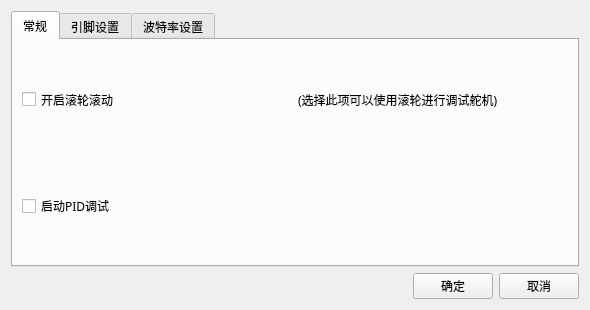
<?xml version="1.0" encoding="UTF-8"?>
<ui version="4.0">
 <class>Setting</class>
 <widget class="QWidget" name="Setting">
  <property name="geometry">
   <rect>
    <x>0</x>
    <y>0</y>
    <width>590</width>
    <height>310</height>
   </rect>
  </property>
  <property name="windowTitle">
   <string>Form</string>
  </property>
  <layout class="QGridLayout" name="gridLayout_4">
   <item row="1" column="0">
    <layout class="QHBoxLayout" name="horizontalLayout">
     <item>
      <spacer name="horizontalSpacer">
       <property name="orientation">
        <enum>Qt::Horizontal</enum>
       </property>
       <property name="sizeHint" stdset="0">
        <size>
         <width>40</width>
         <height>20</height>
        </size>
       </property>
      </spacer>
     </item>
     <item>
      <widget class="QPushButton" name="okButton">
       <property name="font">
        <font>
         <family>微软雅黑</family>
        </font>
       </property>
       <property name="text">
        <string>确定</string>
       </property>
      </widget>
     </item>
     <item>
      <widget class="QPushButton" name="cancelButton">
       <property name="font">
        <font>
         <family>微软雅黑</family>
        </font>
       </property>
       <property name="text">
        <string>取消</string>
       </property>
      </widget>
     </item>
    </layout>
   </item>
   <item row="0" column="0">
    <widget class="QTabWidget" name="tabWidget">
     <property name="font">
      <font>
       <family>微软雅黑</family>
      </font>
     </property>
     <property name="currentIndex">
      <number>0</number>
     </property>
     <property name="movable">
      <bool>false</bool>
     </property>
     <widget class="QWidget" name="teb_2">
      <attribute name="title">
       <string>常规</string>
      </attribute>
      <layout class="QVBoxLayout" name="verticalLayout_2">
       <item>
        <layout class="QHBoxLayout" name="horizontalLayout_2">
         <item>
          <widget class="QCheckBox" name="wheelBox">
           <property name="sizePolicy">
            <sizepolicy hsizetype="Minimum" vsizetype="Expanding">
             <horstretch>0</horstretch>
             <verstretch>0</verstretch>
            </sizepolicy>
           </property>
           <property name="text">
            <string>开启滚轮滚动</string>
           </property>
          </widget>
         </item>
         <item>
          <widget class="QLabel" name="label">
           <property name="text">
            <string>(选择此项可以使用滚轮进行调试舵机)</string>
           </property>
          </widget>
         </item>
        </layout>
       </item>
       <item>
        <widget class="QCheckBox" name="isPIDopenBox">
         <property name="sizePolicy">
          <sizepolicy hsizetype="Minimum" vsizetype="Expanding">
           <horstretch>0</horstretch>
           <verstretch>0</verstretch>
          </sizepolicy>
         </property>
         <property name="text">
          <string>启动PID调试</string>
         </property>
        </widget>
       </item>
      </layout>
     </widget>
     <widget class="QWidget" name="tab">
      <attribute name="title">
       <string>引脚设置</string>
      </attribute>
      <layout class="QGridLayout" name="gridLayout_2">
       <item row="0" column="0">
        <layout class="QGridLayout" name="gridLayout">
         <item row="0" column="0">
          <layout class="QHBoxLayout" name="horizontalLayout_52">
           <item>
            <widget class="QLabel" name="label_70">
             <property name="font">
              <font>
               <family>微软雅黑</family>
              </font>
             </property>
             <property name="text">
              <string>Group1</string>
             </property>
            </widget>
           </item>
           <item>
            <widget class="QComboBox" name="comboBox_1">
             <property name="sizePolicy">
              <sizepolicy hsizetype="Expanding" vsizetype="Fixed">
               <horstretch>0</horstretch>
               <verstretch>0</verstretch>
              </sizepolicy>
             </property>
             <property name="font">
              <font>
               <family>微软雅黑</family>
              </font>
             </property>
             <item>
              <property name="text">
               <string>PA0</string>
              </property>
             </item>
             <item>
              <property name="text">
               <string>PA1</string>
              </property>
             </item>
             <item>
              <property name="text">
               <string>PA2</string>
              </property>
             </item>
             <item>
              <property name="text">
               <string>PA3</string>
              </property>
             </item>
             <item>
              <property name="text">
               <string>PA4</string>
              </property>
             </item>
             <item>
              <property name="text">
               <string>PA5</string>
              </property>
             </item>
             <item>
              <property name="text">
               <string>PA6</string>
              </property>
             </item>
             <item>
              <property name="text">
               <string>PA7</string>
              </property>
             </item>
             <item>
              <property name="text">
               <string>PB0</string>
              </property>
             </item>
             <item>
              <property name="text">
               <string>PB1</string>
              </property>
             </item>
             <item>
              <property name="text">
               <string>PB2</string>
              </property>
             </item>
             <item>
              <property name="text">
               <string>PB3</string>
              </property>
             </item>
             <item>
              <property name="text">
               <string>PB4</string>
              </property>
             </item>
             <item>
              <property name="text">
               <string>PB5</string>
              </property>
             </item>
             <item>
              <property name="text">
               <string>PB6</string>
              </property>
             </item>
             <item>
              <property name="text">
               <string>PB7</string>
              </property>
             </item>
             <item>
              <property name="text">
               <string>PD0</string>
              </property>
             </item>
             <item>
              <property name="text">
               <string>PD1</string>
              </property>
             </item>
             <item>
              <property name="text">
               <string>PD2</string>
              </property>
             </item>
             <item>
              <property name="text">
               <string>PD3</string>
              </property>
             </item>
             <item>
              <property name="text">
               <string>PD4</string>
              </property>
             </item>
             <item>
              <property name="text">
               <string>PD5</string>
              </property>
             </item>
             <item>
              <property name="text">
               <string>PD6</string>
              </property>
             </item>
             <item>
              <property name="text">
               <string>PD7</string>
              </property>
             </item>
            </widget>
           </item>
          </layout>
         </item>
         <item row="0" column="1">
          <layout class="QHBoxLayout" name="horizontalLayout_56">
           <item>
            <widget class="QLabel" name="label_74">
             <property name="font">
              <font>
               <family>微软雅黑</family>
              </font>
             </property>
             <property name="text">
              <string>Group5</string>
             </property>
            </widget>
           </item>
           <item>
            <widget class="QComboBox" name="comboBox_5">
             <property name="sizePolicy">
              <sizepolicy hsizetype="Expanding" vsizetype="Fixed">
               <horstretch>0</horstretch>
               <verstretch>0</verstretch>
              </sizepolicy>
             </property>
             <property name="font">
              <font>
               <family>微软雅黑</family>
              </font>
             </property>
             <item>
              <property name="text">
               <string>PA0</string>
              </property>
             </item>
             <item>
              <property name="text">
               <string>PA1</string>
              </property>
             </item>
             <item>
              <property name="text">
               <string>PA2</string>
              </property>
             </item>
             <item>
              <property name="text">
               <string>PA3</string>
              </property>
             </item>
             <item>
              <property name="text">
               <string>PA4</string>
              </property>
             </item>
             <item>
              <property name="text">
               <string>PA5</string>
              </property>
             </item>
             <item>
              <property name="text">
               <string>PA6</string>
              </property>
             </item>
             <item>
              <property name="text">
               <string>PA7</string>
              </property>
             </item>
             <item>
              <property name="text">
               <string>PB0</string>
              </property>
             </item>
             <item>
              <property name="text">
               <string>PB1</string>
              </property>
             </item>
             <item>
              <property name="text">
               <string>PB2</string>
              </property>
             </item>
             <item>
              <property name="text">
               <string>PB3</string>
              </property>
             </item>
             <item>
              <property name="text">
               <string>PB4</string>
              </property>
             </item>
             <item>
              <property name="text">
               <string>PB5</string>
              </property>
             </item>
             <item>
              <property name="text">
               <string>PB6</string>
              </property>
             </item>
             <item>
              <property name="text">
               <string>PB7</string>
              </property>
             </item>
             <item>
              <property name="text">
               <string>PD0</string>
              </property>
             </item>
             <item>
              <property name="text">
               <string>PD1</string>
              </property>
             </item>
             <item>
              <property name="text">
               <string>PD2</string>
              </property>
             </item>
             <item>
              <property name="text">
               <string>PD3</string>
              </property>
             </item>
             <item>
              <property name="text">
               <string>PD4</string>
              </property>
             </item>
             <item>
              <property name="text">
               <string>PD5</string>
              </property>
             </item>
             <item>
              <property name="text">
               <string>PD6</string>
              </property>
             </item>
             <item>
              <property name="text">
               <string>PD7</string>
              </property>
             </item>
            </widget>
           </item>
          </layout>
         </item>
         <item row="1" column="0">
          <layout class="QHBoxLayout" name="horizontalLayout_53">
           <item>
            <widget class="QLabel" name="label_71">
             <property name="font">
              <font>
               <family>微软雅黑</family>
              </font>
             </property>
             <property name="text">
              <string>Group2</string>
             </property>
            </widget>
           </item>
           <item>
            <widget class="QComboBox" name="comboBox_2">
             <property name="sizePolicy">
              <sizepolicy hsizetype="Expanding" vsizetype="Fixed">
               <horstretch>0</horstretch>
               <verstretch>0</verstretch>
              </sizepolicy>
             </property>
             <property name="font">
              <font>
               <family>微软雅黑</family>
              </font>
             </property>
             <item>
              <property name="text">
               <string>PA0</string>
              </property>
             </item>
             <item>
              <property name="text">
               <string>PA1</string>
              </property>
             </item>
             <item>
              <property name="text">
               <string>PA2</string>
              </property>
             </item>
             <item>
              <property name="text">
               <string>PA3</string>
              </property>
             </item>
             <item>
              <property name="text">
               <string>PA4</string>
              </property>
             </item>
             <item>
              <property name="text">
               <string>PA5</string>
              </property>
             </item>
             <item>
              <property name="text">
               <string>PA6</string>
              </property>
             </item>
             <item>
              <property name="text">
               <string>PA7</string>
              </property>
             </item>
             <item>
              <property name="text">
               <string>PB0</string>
              </property>
             </item>
             <item>
              <property name="text">
               <string>PB1</string>
              </property>
             </item>
             <item>
              <property name="text">
               <string>PB2</string>
              </property>
             </item>
             <item>
              <property name="text">
               <string>PB3</string>
              </property>
             </item>
             <item>
              <property name="text">
               <string>PB4</string>
              </property>
             </item>
             <item>
              <property name="text">
               <string>PB5</string>
              </property>
             </item>
             <item>
              <property name="text">
               <string>PB6</string>
              </property>
             </item>
             <item>
              <property name="text">
               <string>PB7</string>
              </property>
             </item>
             <item>
              <property name="text">
               <string>PD0</string>
              </property>
             </item>
             <item>
              <property name="text">
               <string>PD1</string>
              </property>
             </item>
             <item>
              <property name="text">
               <string>PD2</string>
              </property>
             </item>
             <item>
              <property name="text">
               <string>PD3</string>
              </property>
             </item>
             <item>
              <property name="text">
               <string>PD4</string>
              </property>
             </item>
             <item>
              <property name="text">
               <string>PD5</string>
              </property>
             </item>
             <item>
              <property name="text">
               <string>PD6</string>
              </property>
             </item>
             <item>
              <property name="text">
               <string>PD7</string>
              </property>
             </item>
            </widget>
           </item>
          </layout>
         </item>
         <item row="1" column="1">
          <layout class="QHBoxLayout" name="horizontalLayout_57">
           <item>
            <widget class="QLabel" name="label_75">
             <property name="font">
              <font>
               <family>微软雅黑</family>
              </font>
             </property>
             <property name="text">
              <string>Group6</string>
             </property>
            </widget>
           </item>
           <item>
            <widget class="QComboBox" name="comboBox_6">
             <property name="sizePolicy">
              <sizepolicy hsizetype="Expanding" vsizetype="Fixed">
               <horstretch>0</horstretch>
               <verstretch>0</verstretch>
              </sizepolicy>
             </property>
             <property name="font">
              <font>
               <family>微软雅黑</family>
              </font>
             </property>
             <item>
              <property name="text">
               <string>PA0</string>
              </property>
             </item>
             <item>
              <property name="text">
               <string>PA1</string>
              </property>
             </item>
             <item>
              <property name="text">
               <string>PA2</string>
              </property>
             </item>
             <item>
              <property name="text">
               <string>PA3</string>
              </property>
             </item>
             <item>
              <property name="text">
               <string>PA4</string>
              </property>
             </item>
             <item>
              <property name="text">
               <string>PA5</string>
              </property>
             </item>
             <item>
              <property name="text">
               <string>PA6</string>
              </property>
             </item>
             <item>
              <property name="text">
               <string>PA7</string>
              </property>
             </item>
             <item>
              <property name="text">
               <string>PB0</string>
              </property>
             </item>
             <item>
              <property name="text">
               <string>PB1</string>
              </property>
             </item>
             <item>
              <property name="text">
               <string>PB2</string>
              </property>
             </item>
             <item>
              <property name="text">
               <string>PB3</string>
              </property>
             </item>
             <item>
              <property name="text">
               <string>PB4</string>
              </property>
             </item>
             <item>
              <property name="text">
               <string>PB5</string>
              </property>
             </item>
             <item>
              <property name="text">
               <string>PB6</string>
              </property>
             </item>
             <item>
              <property name="text">
               <string>PB7</string>
              </property>
             </item>
             <item>
              <property name="text">
               <string>PD0</string>
              </property>
             </item>
             <item>
              <property name="text">
               <string>PD1</string>
              </property>
             </item>
             <item>
              <property name="text">
               <string>PD2</string>
              </property>
             </item>
             <item>
              <property name="text">
               <string>PD3</string>
              </property>
             </item>
             <item>
              <property name="text">
               <string>PD4</string>
              </property>
             </item>
             <item>
              <property name="text">
               <string>PD5</string>
              </property>
             </item>
             <item>
              <property name="text">
               <string>PD6</string>
              </property>
             </item>
             <item>
              <property name="text">
               <string>PD7</string>
              </property>
             </item>
            </widget>
           </item>
          </layout>
         </item>
         <item row="2" column="0">
          <layout class="QHBoxLayout" name="horizontalLayout_54">
           <item>
            <widget class="QLabel" name="label_72">
             <property name="font">
              <font>
               <family>微软雅黑</family>
              </font>
             </property>
             <property name="text">
              <string>Group3</string>
             </property>
            </widget>
           </item>
           <item>
            <widget class="QComboBox" name="comboBox_3">
             <property name="sizePolicy">
              <sizepolicy hsizetype="Expanding" vsizetype="Fixed">
               <horstretch>0</horstretch>
               <verstretch>0</verstretch>
              </sizepolicy>
             </property>
             <property name="font">
              <font>
               <family>微软雅黑</family>
              </font>
             </property>
             <item>
              <property name="text">
               <string>PA0</string>
              </property>
             </item>
             <item>
              <property name="text">
               <string>PA1</string>
              </property>
             </item>
             <item>
              <property name="text">
               <string>PA2</string>
              </property>
             </item>
             <item>
              <property name="text">
               <string>PA3</string>
              </property>
             </item>
             <item>
              <property name="text">
               <string>PA4</string>
              </property>
             </item>
             <item>
              <property name="text">
               <string>PA5</string>
              </property>
             </item>
             <item>
              <property name="text">
               <string>PA6</string>
              </property>
             </item>
             <item>
              <property name="text">
               <string>PA7</string>
              </property>
             </item>
             <item>
              <property name="text">
               <string>PB0</string>
              </property>
             </item>
             <item>
              <property name="text">
               <string>PB1</string>
              </property>
             </item>
             <item>
              <property name="text">
               <string>PB2</string>
              </property>
             </item>
             <item>
              <property name="text">
               <string>PB3</string>
              </property>
             </item>
             <item>
              <property name="text">
               <string>PB4</string>
              </property>
             </item>
             <item>
              <property name="text">
               <string>PB5</string>
              </property>
             </item>
             <item>
              <property name="text">
               <string>PB6</string>
              </property>
             </item>
             <item>
              <property name="text">
               <string>PB7</string>
              </property>
             </item>
             <item>
              <property name="text">
               <string>PD0</string>
              </property>
             </item>
             <item>
              <property name="text">
               <string>PD1</string>
              </property>
             </item>
             <item>
              <property name="text">
               <string>PD2</string>
              </property>
             </item>
             <item>
              <property name="text">
               <string>PD3</string>
              </property>
             </item>
             <item>
              <property name="text">
               <string>PD4</string>
              </property>
             </item>
             <item>
              <property name="text">
               <string>PD5</string>
              </property>
             </item>
             <item>
              <property name="text">
               <string>PD6</string>
              </property>
             </item>
             <item>
              <property name="text">
               <string>PD7</string>
              </property>
             </item>
            </widget>
           </item>
          </layout>
         </item>
         <item row="2" column="1">
          <layout class="QHBoxLayout" name="horizontalLayout_58">
           <item>
            <widget class="QLabel" name="label_76">
             <property name="font">
              <font>
               <family>微软雅黑</family>
              </font>
             </property>
             <property name="text">
              <string>Group7</string>
             </property>
            </widget>
           </item>
           <item>
            <widget class="QComboBox" name="comboBox_7">
             <property name="sizePolicy">
              <sizepolicy hsizetype="Expanding" vsizetype="Fixed">
               <horstretch>0</horstretch>
               <verstretch>0</verstretch>
              </sizepolicy>
             </property>
             <property name="font">
              <font>
               <family>微软雅黑</family>
              </font>
             </property>
             <item>
              <property name="text">
               <string>PA0</string>
              </property>
             </item>
             <item>
              <property name="text">
               <string>PA1</string>
              </property>
             </item>
             <item>
              <property name="text">
               <string>PA2</string>
              </property>
             </item>
             <item>
              <property name="text">
               <string>PA3</string>
              </property>
             </item>
             <item>
              <property name="text">
               <string>PA4</string>
              </property>
             </item>
             <item>
              <property name="text">
               <string>PA5</string>
              </property>
             </item>
             <item>
              <property name="text">
               <string>PA6</string>
              </property>
             </item>
             <item>
              <property name="text">
               <string>PA7</string>
              </property>
             </item>
             <item>
              <property name="text">
               <string>PB0</string>
              </property>
             </item>
             <item>
              <property name="text">
               <string>PB1</string>
              </property>
             </item>
             <item>
              <property name="text">
               <string>PB2</string>
              </property>
             </item>
             <item>
              <property name="text">
               <string>PB3</string>
              </property>
             </item>
             <item>
              <property name="text">
               <string>PB4</string>
              </property>
             </item>
             <item>
              <property name="text">
               <string>PB5</string>
              </property>
             </item>
             <item>
              <property name="text">
               <string>PB6</string>
              </property>
             </item>
             <item>
              <property name="text">
               <string>PB7</string>
              </property>
             </item>
             <item>
              <property name="text">
               <string>PD0</string>
              </property>
             </item>
             <item>
              <property name="text">
               <string>PD1</string>
              </property>
             </item>
             <item>
              <property name="text">
               <string>PD2</string>
              </property>
             </item>
             <item>
              <property name="text">
               <string>PD3</string>
              </property>
             </item>
             <item>
              <property name="text">
               <string>PD4</string>
              </property>
             </item>
             <item>
              <property name="text">
               <string>PD5</string>
              </property>
             </item>
             <item>
              <property name="text">
               <string>PD6</string>
              </property>
             </item>
             <item>
              <property name="text">
               <string>PD7</string>
              </property>
             </item>
            </widget>
           </item>
          </layout>
         </item>
         <item row="3" column="0">
          <layout class="QHBoxLayout" name="horizontalLayout_55">
           <item>
            <widget class="QLabel" name="label_73">
             <property name="font">
              <font>
               <family>微软雅黑</family>
              </font>
             </property>
             <property name="text">
              <string>Group4</string>
             </property>
            </widget>
           </item>
           <item>
            <widget class="QComboBox" name="comboBox_4">
             <property name="sizePolicy">
              <sizepolicy hsizetype="Expanding" vsizetype="Fixed">
               <horstretch>0</horstretch>
               <verstretch>0</verstretch>
              </sizepolicy>
             </property>
             <property name="font">
              <font>
               <family>微软雅黑</family>
              </font>
             </property>
             <item>
              <property name="text">
               <string>PA0</string>
              </property>
             </item>
             <item>
              <property name="text">
               <string>PA1</string>
              </property>
             </item>
             <item>
              <property name="text">
               <string>PA2</string>
              </property>
             </item>
             <item>
              <property name="text">
               <string>PA3</string>
              </property>
             </item>
             <item>
              <property name="text">
               <string>PA4</string>
              </property>
             </item>
             <item>
              <property name="text">
               <string>PA5</string>
              </property>
             </item>
             <item>
              <property name="text">
               <string>PA6</string>
              </property>
             </item>
             <item>
              <property name="text">
               <string>PA7</string>
              </property>
             </item>
             <item>
              <property name="text">
               <string>PB0</string>
              </property>
             </item>
             <item>
              <property name="text">
               <string>PB1</string>
              </property>
             </item>
             <item>
              <property name="text">
               <string>PB2</string>
              </property>
             </item>
             <item>
              <property name="text">
               <string>PB3</string>
              </property>
             </item>
             <item>
              <property name="text">
               <string>PB4</string>
              </property>
             </item>
             <item>
              <property name="text">
               <string>PB5</string>
              </property>
             </item>
             <item>
              <property name="text">
               <string>PB6</string>
              </property>
             </item>
             <item>
              <property name="text">
               <string>PB7</string>
              </property>
             </item>
             <item>
              <property name="text">
               <string>PD0</string>
              </property>
             </item>
             <item>
              <property name="text">
               <string>PD1</string>
              </property>
             </item>
             <item>
              <property name="text">
               <string>PD2</string>
              </property>
             </item>
             <item>
              <property name="text">
               <string>PD3</string>
              </property>
             </item>
             <item>
              <property name="text">
               <string>PD4</string>
              </property>
             </item>
             <item>
              <property name="text">
               <string>PD5</string>
              </property>
             </item>
             <item>
              <property name="text">
               <string>PD6</string>
              </property>
             </item>
             <item>
              <property name="text">
               <string>PD7</string>
              </property>
             </item>
            </widget>
           </item>
          </layout>
         </item>
         <item row="3" column="1">
          <layout class="QHBoxLayout" name="horizontalLayout_59">
           <item>
            <widget class="QLabel" name="label_77">
             <property name="font">
              <font>
               <family>微软雅黑</family>
              </font>
             </property>
             <property name="text">
              <string>Group8</string>
             </property>
            </widget>
           </item>
           <item>
            <widget class="QComboBox" name="comboBox_8">
             <property name="sizePolicy">
              <sizepolicy hsizetype="Expanding" vsizetype="Fixed">
               <horstretch>0</horstretch>
               <verstretch>0</verstretch>
              </sizepolicy>
             </property>
             <property name="font">
              <font>
               <family>微软雅黑</family>
              </font>
             </property>
             <item>
              <property name="text">
               <string>PA0</string>
              </property>
             </item>
             <item>
              <property name="text">
               <string>PA1</string>
              </property>
             </item>
             <item>
              <property name="text">
               <string>PA2</string>
              </property>
             </item>
             <item>
              <property name="text">
               <string>PA3</string>
              </property>
             </item>
             <item>
              <property name="text">
               <string>PA4</string>
              </property>
             </item>
             <item>
              <property name="text">
               <string>PA5</string>
              </property>
             </item>
             <item>
              <property name="text">
               <string>PA6</string>
              </property>
             </item>
             <item>
              <property name="text">
               <string>PA7</string>
              </property>
             </item>
             <item>
              <property name="text">
               <string>PB0</string>
              </property>
             </item>
             <item>
              <property name="text">
               <string>PB1</string>
              </property>
             </item>
             <item>
              <property name="text">
               <string>PB2</string>
              </property>
             </item>
             <item>
              <property name="text">
               <string>PB3</string>
              </property>
             </item>
             <item>
              <property name="text">
               <string>PB4</string>
              </property>
             </item>
             <item>
              <property name="text">
               <string>PB5</string>
              </property>
             </item>
             <item>
              <property name="text">
               <string>PB6</string>
              </property>
             </item>
             <item>
              <property name="text">
               <string>PB7</string>
              </property>
             </item>
             <item>
              <property name="text">
               <string>PD0</string>
              </property>
             </item>
             <item>
              <property name="text">
               <string>PD1</string>
              </property>
             </item>
             <item>
              <property name="text">
               <string>PD2</string>
              </property>
             </item>
             <item>
              <property name="text">
               <string>PD3</string>
              </property>
             </item>
             <item>
              <property name="text">
               <string>PD4</string>
              </property>
             </item>
             <item>
              <property name="text">
               <string>PD5</string>
              </property>
             </item>
             <item>
              <property name="text">
               <string>PD6</string>
              </property>
             </item>
             <item>
              <property name="text">
               <string>PD7</string>
              </property>
             </item>
            </widget>
           </item>
          </layout>
         </item>
        </layout>
       </item>
      </layout>
     </widget>
     <widget class="QWidget" name="tab_2">
      <attribute name="title">
       <string>波特率设置</string>
      </attribute>
      <layout class="QVBoxLayout" name="verticalLayout">
       <item>
        <spacer name="verticalSpacer_2">
         <property name="orientation">
          <enum>Qt::Vertical</enum>
         </property>
         <property name="sizeHint" stdset="0">
          <size>
           <width>20</width>
           <height>65</height>
          </size>
         </property>
        </spacer>
       </item>
       <item>
        <layout class="QHBoxLayout" name="horizontalLayout_3">
         <item>
          <spacer name="horizontalSpacer_2">
           <property name="orientation">
            <enum>Qt::Horizontal</enum>
           </property>
           <property name="sizeHint" stdset="0">
            <size>
             <width>131</width>
             <height>20</height>
            </size>
           </property>
          </spacer>
         </item>
         <item>
          <widget class="QLineEdit" name="lineEdit"/>
         </item>
         <item>
          <widget class="QPushButton" name="addButton">
           <property name="text">
            <string>添加</string>
           </property>
          </widget>
         </item>
         <item>
          <spacer name="horizontalSpacer_3">
           <property name="orientation">
            <enum>Qt::Horizontal</enum>
           </property>
           <property name="sizeHint" stdset="0">
            <size>
             <width>130</width>
             <height>20</height>
            </size>
           </property>
          </spacer>
         </item>
        </layout>
       </item>
       <item>
        <spacer name="verticalSpacer">
         <property name="orientation">
          <enum>Qt::Vertical</enum>
         </property>
         <property name="sizeHint" stdset="0">
          <size>
           <width>20</width>
           <height>64</height>
          </size>
         </property>
        </spacer>
       </item>
       <item>
        <widget class="QLabel" name="label_2">
         <property name="sizePolicy">
          <sizepolicy hsizetype="Preferred" vsizetype="Fixed">
           <horstretch>0</horstretch>
           <verstretch>0</verstretch>
          </sizepolicy>
         </property>
         <property name="text">
          <string>提示：右键删除波特率</string>
         </property>
        </widget>
       </item>
      </layout>
     </widget>
    </widget>
   </item>
  </layout>
 </widget>
 <resources/>
 <connections/>
</ui>
